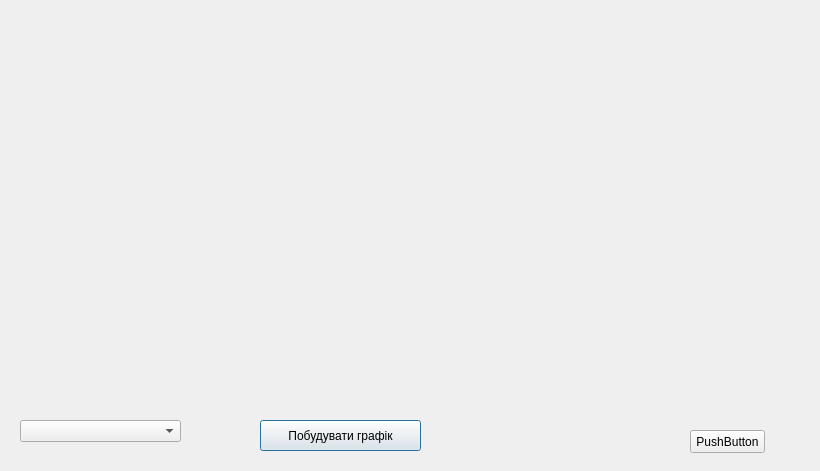
<?xml version="1.0" encoding="UTF-8"?>
<ui version="4.0">
 <class>BuildGraphic</class>
 <widget class="QDialog" name="BuildGraphic">
  <property name="geometry">
   <rect>
    <x>0</x>
    <y>0</y>
    <width>820</width>
    <height>471</height>
   </rect>
  </property>
  <property name="windowTitle">
   <string>Dialog</string>
  </property>
  <widget class="QCustomPlot" name="widget" native="true">
   <property name="geometry">
    <rect>
     <x>9</x>
     <y>9</y>
     <width>801</width>
     <height>401</height>
    </rect>
   </property>
  </widget>
  <widget class="QPushButton" name="build">
   <property name="geometry">
    <rect>
     <x>260</x>
     <y>420</y>
     <width>161</width>
     <height>31</height>
    </rect>
   </property>
   <property name="text">
    <string>Побудувати графік</string>
   </property>
  </widget>
  <widget class="QComboBox" name="comboBox">
   <property name="geometry">
    <rect>
     <x>20</x>
     <y>420</y>
     <width>161</width>
     <height>22</height>
    </rect>
   </property>
  </widget>
  <widget class="QPushButton" name="pushButton">
   <property name="geometry">
    <rect>
     <x>690</x>
     <y>430</y>
     <width>75</width>
     <height>23</height>
    </rect>
   </property>
   <property name="text">
    <string>PushButton</string>
   </property>
  </widget>
 </widget>
 <customwidgets>
  <customwidget>
   <class>QCustomPlot</class>
   <extends>QWidget</extends>
   <header>qcustomplot.h</header>
   <container>1</container>
  </customwidget>
 </customwidgets>
 <resources/>
 <connections>
  <connection>
   <sender>pushButton</sender>
   <signal>clicked()</signal>
   <receiver>BuildGraphic</receiver>
   <slot>close()</slot>
   <hints>
    <hint type="sourcelabel">
     <x>730</x>
     <y>441</y>
    </hint>
    <hint type="destinationlabel">
     <x>620</x>
     <y>441</y>
    </hint>
   </hints>
  </connection>
 </connections>
</ui>
